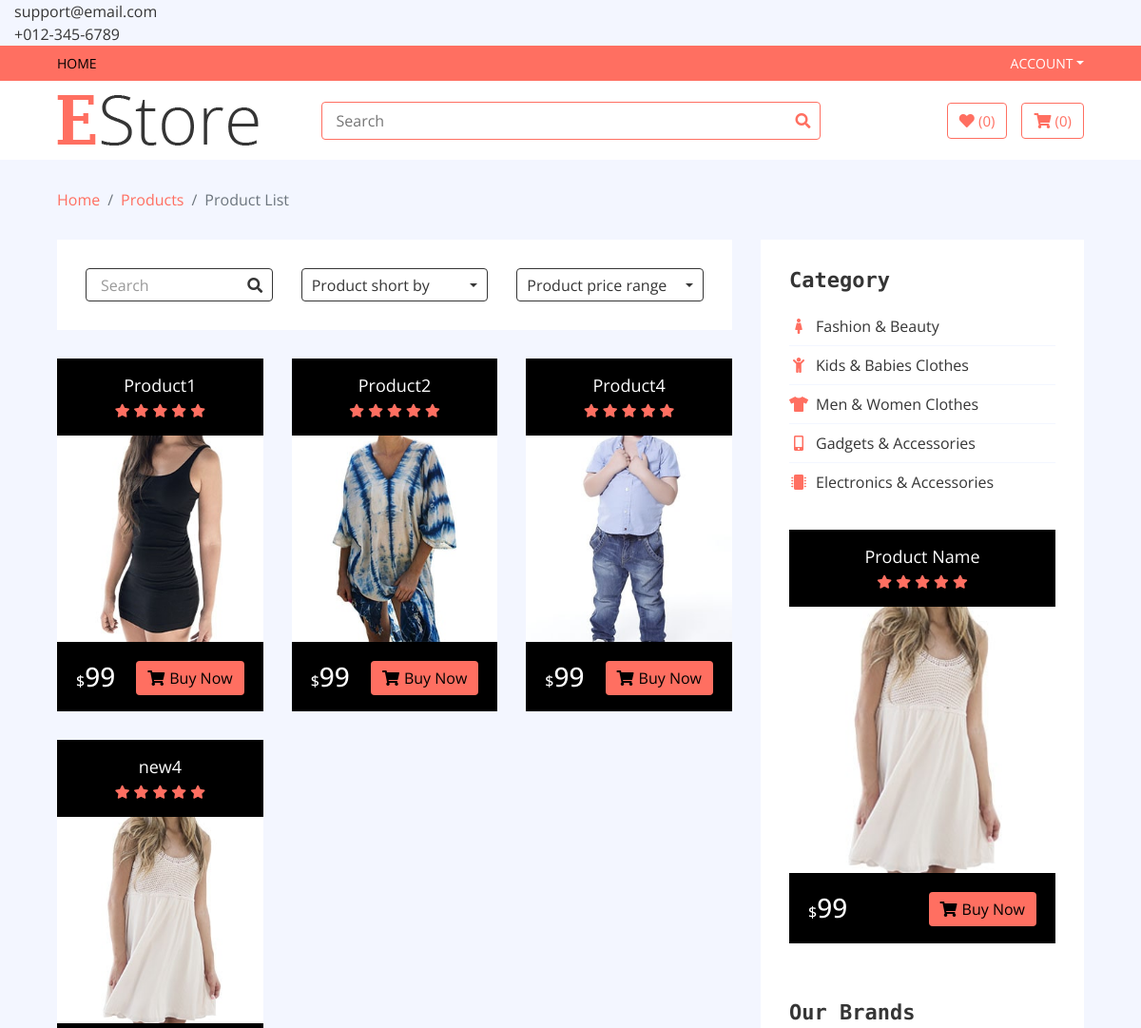
The app's page /category/menandwomen (upper part), older data.
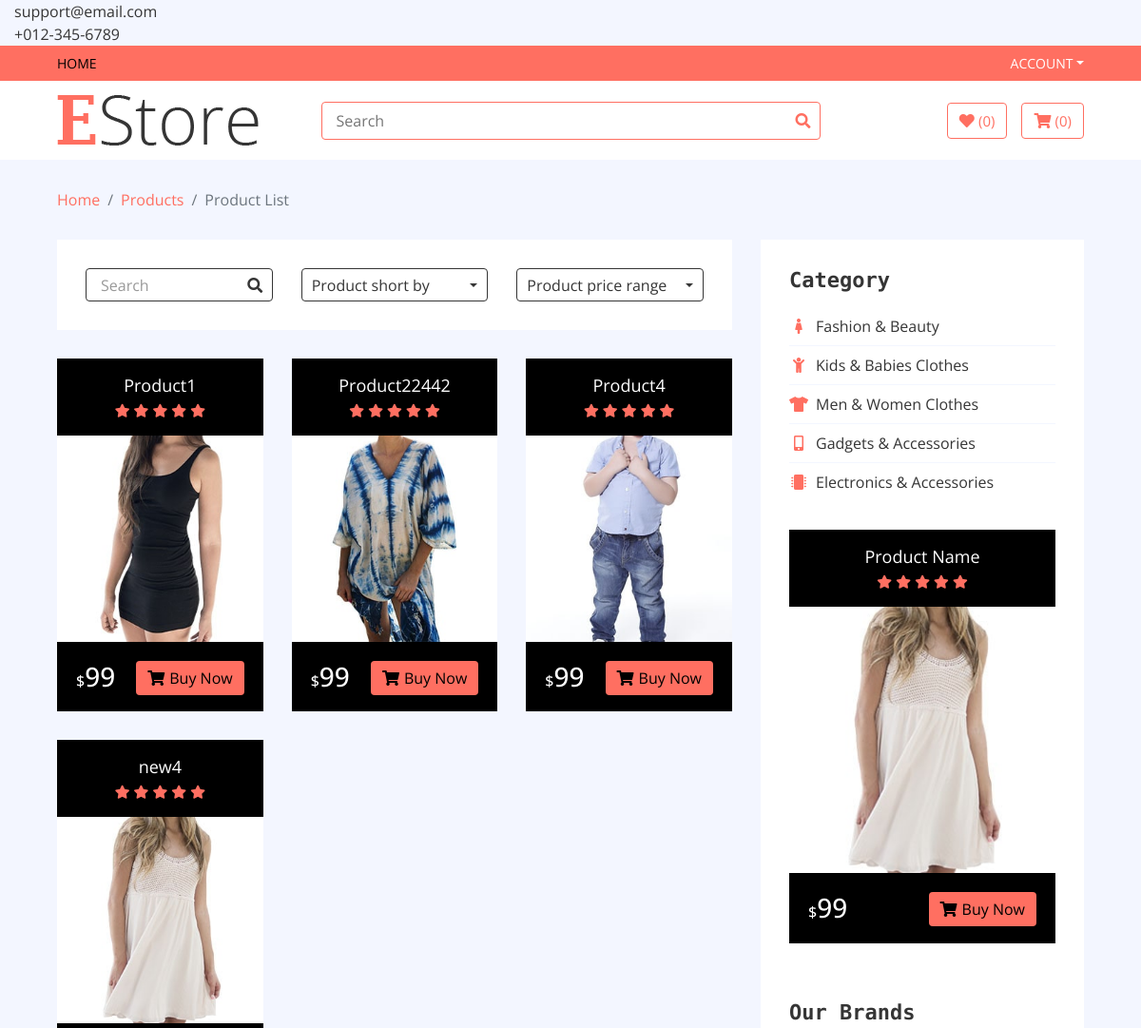
The same page, newer data.
### home/models.py (models this page shows, shortened)
class Product(models.Model):
    name = models.CharField(max_length=300)
    price = models.IntegerField()
    discounted_price = models.IntegerField(default=0)
    image = models.ImageField(upload_to='media')
    description = models.TextField(blank=True)
    specification = models.TextField(blank=True)
    slug = models.TextField(unique=True)
    category = models.ForeignKey(Category, on_delete=models.CASCADE)
    brand = models.ForeignKey(Brand, on_delete=models.CASCADE)
    stock = models.CharField(max_length=100, choices=STOCK)
    labels = models.CharField(max_length=100,choices=LABELS)

### home/views.py (the view)
# urls.py: path("category/<slug>",CategoryView.as_view(), name = 'category'),
class CategoryView(BaseView):
    def get(self,request,slug):
        self.views
        cat_id = Category.objects.get(slug = slug).id
        self.views['cat_products'] = Product.objects.filter(category_id = cat_id)
        return render(request,'Caategory.html',self.views)

### templates/Caategory.html (shortened to what the changed rows need)
{% extends 'base.html' %}
{% load static %}
{% block content %}
        <div class="product-view">
            <div class="container-fluid">
                <div class="row">
                    <div class="col-lg-8">
                        <div class="row">
                            {% for cat in cat_products %}
                            <div class="col-md-4">
                                <div class="product-item">
                                    <div class="product-title">
                                        <a href="#">{{cat.name}}</a>
                                        <div class="ratting">
                                            <i class="fa fa-star"></i>
                                            <i class="fa fa-star"></i>
                                            <i class="fa fa-star"></i>
                                            <i class="fa fa-star"></i>
                                            <i class="fa fa-star"></i>
                                        </div>
                                    </div>
                                    <div class="product-image">
                                        <a href="product-detail.html">
                                            <img src="{{cat.image.url}}" alt="Product Image">
                                        </a>
                                    </div>
                                    <div class="product-price">
                                        <h3><span>$</span>99</h3>
                                        <a class="btn" href=""><i class="fa fa-shopping-cart"></i>Buy Now</a>
                                    </div>
                                </div>
                            </div>
                            {% endfor %}
                        </div>
                    </div>
                    <div class="col-lg-4 sidebar">
                        <div class="sidebar-widget category">
                            <h2 class="title">Category</h2>
                        </div>
                        <div class="sidebar-widget brands">
                            <h2 class="title">Our Brands</h2>
                        </div>
                    </div>
                </div>
            </div>
        </div>
{% endblock %}

Row changes from the older to the newer data that the page shows:
changed Product: name "Product2" → "Product22442"
